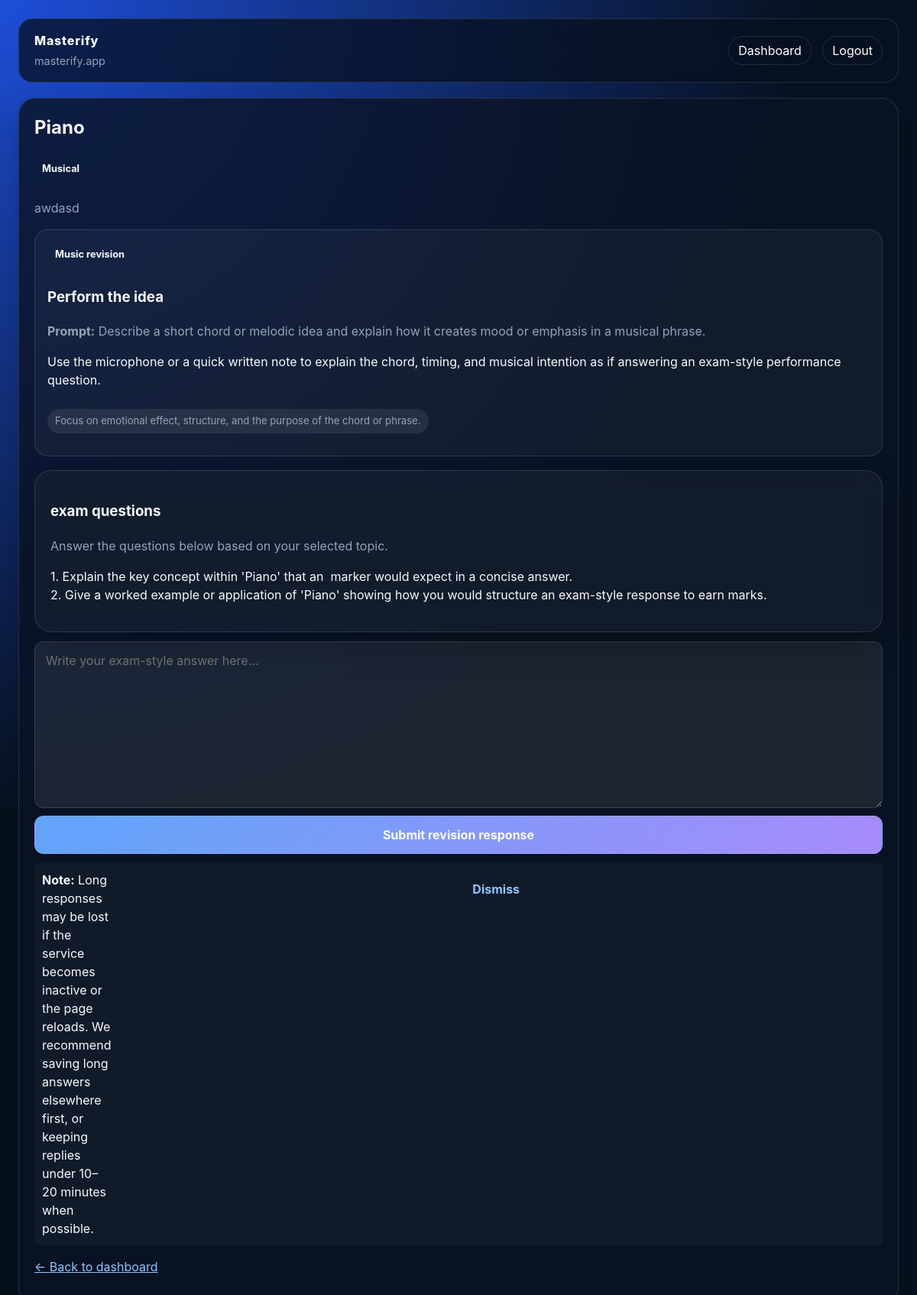
Screenshot of /practice/1 (signed in) with the database file from the repository.
### tables this page shows
CREATE TABLE skills (
            id INTEGER PRIMARY KEY AUTOINCREMENT,
            user_id INTEGER NOT NULL,
            name TEXT NOT NULL,
            context TEXT NOT NULL,
            importance REAL NOT NULL,
            usage_frequency REAL NOT NULL,
            readiness REAL NOT NULL,
            days_since_practice INTEGER NOT NULL,
            reminder_days INTEGER NOT NULL,
            category TEXT DEFAULT 'Other',
            last_practiced_at TEXT,
            next_review_at TEXT,
            created_at TEXT NOT NULL,
            FOREIGN KEY(user_id) REFERENCES users(id)
        );

### app.py (the view, shortened to what this page needs)
@app.route("/practice/<int:skill_id>", methods=["GET", "POST"])
@login_required
def practice(skill_id):
    user = current_user()
    conn = get_db()
    skill = conn.execute("SELECT * FROM skills WHERE id = ? AND user_id = ?", (skill_id, user["id"])).fetchone()
    if not skill:
        conn.close()
        flash("Topic not found.")
        return redirect(url_for("index"))
    exam_board = current_user().get("exam_board", "IGCSE")
    questions = generate_question_ai(skill["name"], skill["context"], skill["category"] or "Other", exam_board)
    practice_mode = get_practice_mode_data(skill["name"], skill["category"] or "Other")
    conn.close()
    return render_template(
        "practice.html",
        skill=dict(skill),
        questions=questions,
        practice_mode=practice_mode,
        exam_board=exam_board,
    )

### app.py (called while the page is built)
@app.context_processor
def inject_app_context():
    return {"app_name": APP_NAME, "app_domain": APP_DOMAIN}

@app.before_request
def refresh_permanent_session():
    if session.get("user_id"):
        session.permanent = True

@app.after_request
def set_security_headers(response):
    response.headers.setdefault("X-Content-Type-Options", "nosniff")
    response.headers.setdefault("X-Frame-Options", "DENY")
    return response

def current_user():
    user_id = session.get("user_id")
    if not user_id:
        return None
    conn = get_db()
    user = conn.execute("SELECT * FROM users WHERE id = ?", (user_id,)).fetchone()
    conn.close()
    return dict(user) if user else None

def generate_question_fallback(skill_name: str, skill_context: str, exam_board: str) -> str:
    lname = (skill_name or "").lower()
    if any(k in lname for k in ["english", "spanish", "french", "german", "chinese", "japanese", "language"]):
        return (
            f"1. In a short paragraph, explain the meaning or primary usage of the following topic: {skill_name}.\n"
            f"2. Produce a short example (sentence or short paragraph) that demonstrates correct use of the topic, as an exam answer would show."
        )
    return (
        f"1. Explain the key concept within '{skill_name}' that an {exam_board} marker would expect in a concise answer.\n"
        f"2. Give a worked example or application of '{skill_name}' showing how you would structure an exam-style response to earn marks."
    )

def login_required(route):
    @wraps(route)
    def wrapper(*args, **kwargs):
        if not current_user():
            flash("Please sign in to continue.")
            return redirect(url_for("login"))
        return route(*args, **kwargs)
    return wrapper

### templates/practice.html (shortened to what this page needs)
{% extends 'base.html' %}
{% block content %}
<div class="card">
  <h2 style="margin-top: 0;">{{ skill.name }}</h2>
  <span class="pill">{{ skill.category or 'Uncategorized' }}</span>
  <p class="muted">{{ skill.context }}</p>
  <div class="practice-mode-card">
    <span class="pill">{{ practice_mode.type|title }} revision</span>
    <h3>{{ practice_mode.title }}</h3>
    <p class="muted"><strong>Prompt:</strong> {{ practice_mode.prompt }}</p>
    <p>{{ practice_mode.instruction }}</p>
    <p class="helper-pill" style="margin-top: 10px;">{{ practice_mode.helper }}</p>
  </div>
  <div class="card" style="background: rgba(255,255,255,0.04); margin: 12px 0;">
    <h3>{{ exam_board }} exam questions</h3>
    <p class="muted">Answer the questions below based on your selected topic.</p>
    <pre style="white-space: pre-wrap; font-family: inherit;">{{ questions }}</pre>
  </div>
  <form action="{{ url_for('practice', skill_id=skill.id) }}" method="post">
    <textarea name="response" rows="8" placeholder="Write your exam-style answer here..." required style="min-height: 150px; resize: vertical;"></textarea>
    <button type="submit">Submit revision response</button>
  </form>
  <div id="inactivityNotice" style="margin-top:12px; padding:10px; background: rgba(255,255,255,0.03); border-radius:6px; display:none; position:relative;">
    <div style="display:flex; align-items:flex-start; gap:8px;">
      <div style="flex:1;">
        <strong>Note:</strong> Long responses may be lost if the service becomes inactive or the page reloads. We recommend saving long answers elsewhere first, or keeping replies under 10–20 minutes when possible.
      </div>
      <button id="dismissNotice" style="background:transparent;border:0;color:#93c5fd;cursor:pointer;">Dismiss</button>
    </div>
  </div>
  <p><a href="{{ url_for('index') }}" style="color: #93c5fd;">← Back to dashboard</a></p>
</div>
{% endblock %}

### templates/base.html (style rules this page uses)
:root { --bg: #07111f; --panel: rgba(10, 19, 35, 0.8); --panel-strong: rgba(16, 27, 47, 0.95); --text: #f8fafc; --muted: #94a3b8; --accent: #60a5fa; --accent-2: #a78bfa; --border: rgba(255,255,255,0.12); }
* { box-sizing: border-box; }
body { margin: 0; font-family: Inter, "Segoe UI", Arial, sans-serif; color: var(--text); background: radial-gradient(circle at top left, #1d4ed8, var(--bg) 50%); min-height: 100dvh; min-height: 100vh; line-height: 1.5; overflow-x: hidden; }
.card { background: var(--panel); border: 1px solid var(--border); border-radius: 22px; padding: 20px; box-shadow: 0 18px 45px rgba(0,0,0,0.22); backdrop-filter: blur(14px); margin-bottom: 18px; }
form { display: grid; gap: 10px; }
input, textarea, select, button { font: inherit; padding: 12px 14px; border-radius: 12px; border: 1px solid var(--border); background: rgba(255,255,255,0.08); color: white; width: 100%; font-size: 16px; }
button, a { touch-action: manipulation; }
button { cursor: pointer; background: linear-gradient(135deg, var(--accent), var(--accent-2)); color: white; font-weight: 700; }
.helper-pill { display: inline-flex; align-items: center; padding: 6px 10px; border-radius: 999px; background: rgba(255,255,255,0.08); color: var(--muted); font-size: 0.82rem; }
.practice-mode-card { background: rgba(255,255,255,0.04); border: 1px solid var(--border); border-radius: 18px; padding: 16px; margin: 14px 0 18px; }
.pill { display: inline-block; padding: 6px 10px; border-radius: 999px; font-size: 0.8rem; font-weight: 700; margin-bottom: 8px; }
.muted { color: var(--muted); }

### rows the page displays
skills: name "Piano", category "Musical", context "awdasd"

### other values shown
{{ app_name }} "Masterify"
{{ app_domain }} "masterify.app"
{{ practice_mode.type|title }} "Music"
{{ practice_mode.title }} "Perform the idea"
{{ practice_mode.prompt }} "Describe a short chord or melodic idea and explain how it creates mood or emphasis in a musical phrase."
{{ practice_mode.instruction }} "Use the microphone or a quick written note to explain the chord, timing, and musical intention as if answering an exam-style performance question."
{{ practice_mode.helper }} "Focus on emotional effect, structure, and the purpose of the chord or phrase."
